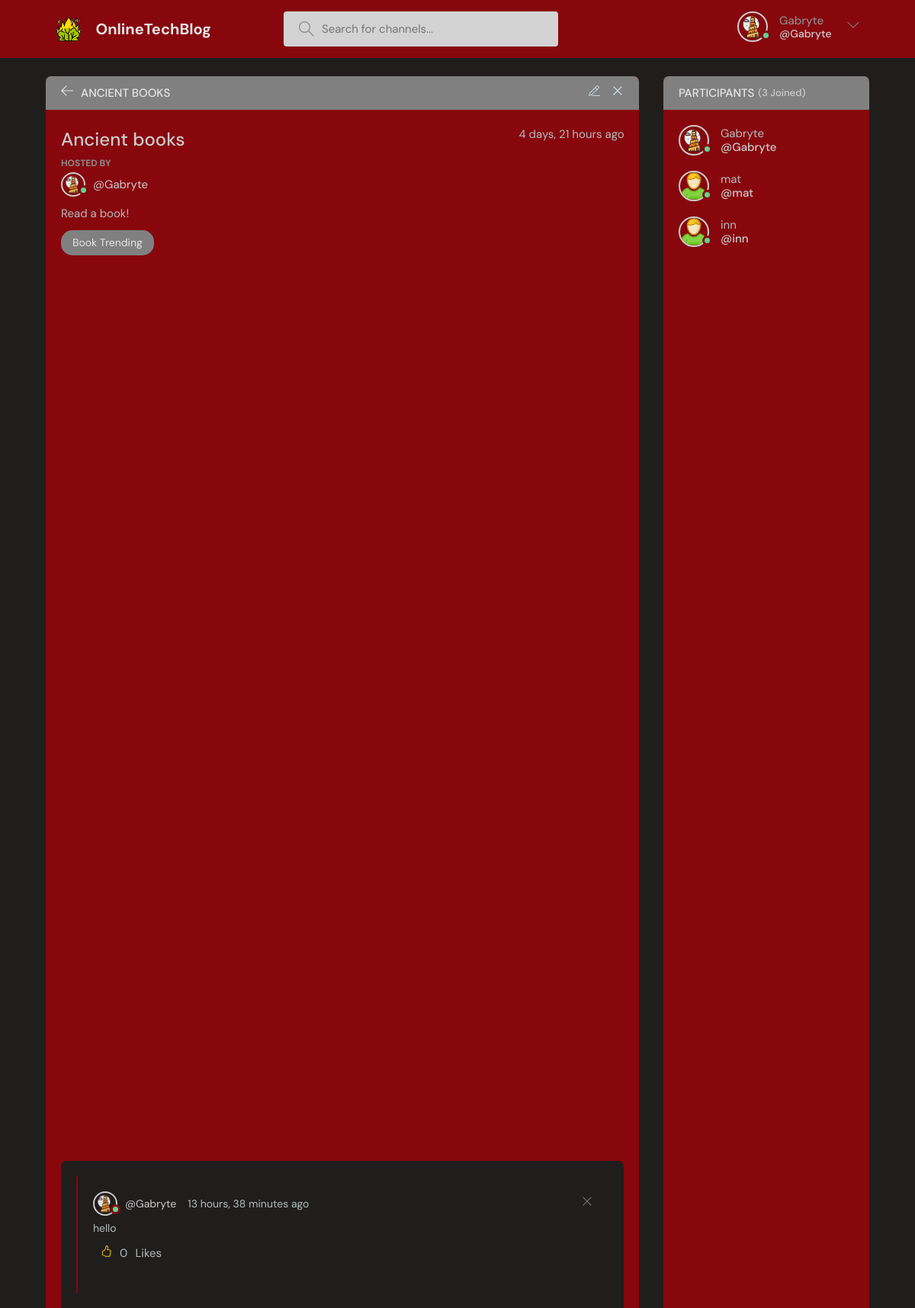
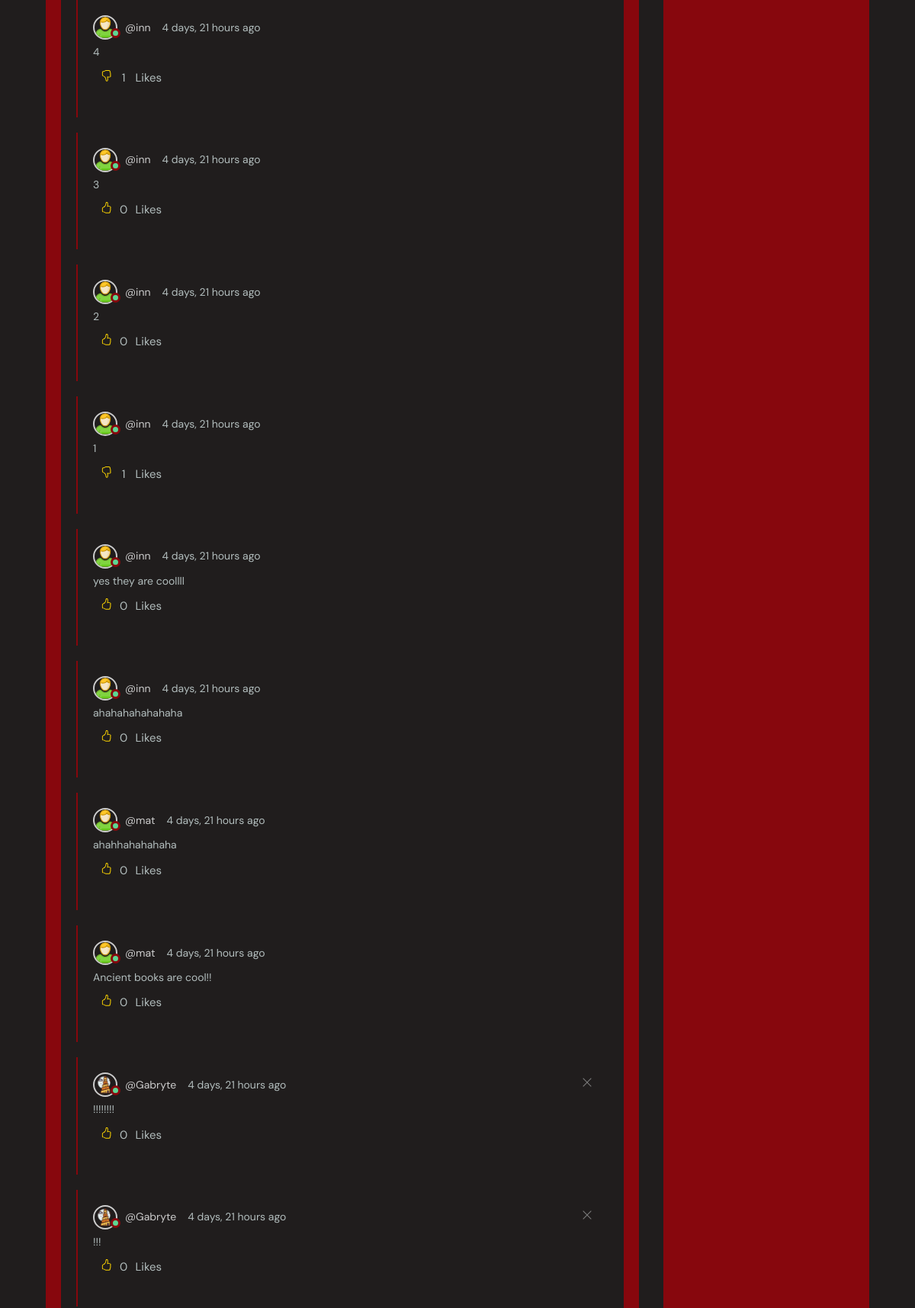
Screenshot of /room/9 (signed in, upper part) with the database file from the repository (2 pictures, top to bottom).
### baseProject/models.py (models this page shows, shortened)
class User(AbstractUser):
    name = models.CharField(max_length=200, null=True)
    surname = models.CharField(max_length=200, null=True)
    email = models.EmailField(unique=True,null=True)
    status = models.TextField(null=True)
    icon = models.ImageField(null=True, default="userBase.svg")
    showFriendsMessages = models.BooleanField(default=False)
    USERNAME_FIELD = 'email'
    REQUIRED_FIELDS = []

class Room(models.Model):
    host = models.ForeignKey(User, on_delete=models.SET_NULL, null=True)
    participants = models.ManyToManyField(User, related_name='participants', blank=True)
    topic = models.ForeignKey(Topic, null=True, blank=True,on_delete=models.SET_NULL)
    name = models.CharField(max_length=200, unique=True)
    description = models.TextField(null=True, blank=True)
    friendsOnly = models.BooleanField(default=False)
    updated = models.DateTimeField(auto_now=True)
    created = models.DateTimeField(auto_now_add=True)
    class Meta:
        ordering = ('-updated','-created')

class Topic(models.Model):
    name = models.CharField(max_length=10, unique=True)
    def __str__(self):
        return self.name

class Message(models.Model):
    user = models.ForeignKey(User, on_delete=models.CASCADE)
    room = models.ForeignKey(Room, on_delete=models.CASCADE)
    body = models.TextField()
    image = models.ImageField(null=True, blank=True)
    updated = models.DateTimeField(auto_now=True)
    created = models.DateTimeField(auto_now_add=True)
    likes = models.ManyToManyField(User, related_name='comment')
    class Meta:
        ordering = ('-updated','-created')

### baseProject/views.py (the view)
# urls.py: path('room/<str:pk>', views.room, name='room'),
def room(request, pk):
    room = Room.objects.get(id=pk)
    defaultLikeValue = True
    q = request.GET.get('q') if request.GET.get('q') != None else ''
    room_messages = room.message_set.all()
    participants = room.participants.all()
    if request.method == 'POST':
        if request.user.is_authenticated:
            if not room.friendsOnly or (room.friendsOnly and checkIfFriends(request.user, room.host)):
                if not request.POST.get('body') and not request.POST.get('image'):  # TODO check for image
                    return redirect('room', pk=room.id)
                else:
                    form = MessageForm(request.POST, request.FILES)
                    if form.is_valid():
                        msg = form.save(commit=False)
                        msg.user = request.user
                        msg.room = room
                        msg.save()
                        room.participants.add(request.user)
                    return redirect('room', pk=room.id)
            else:
                return render(request, 'baseProject/notFriends.html', {'room': room})
        else:
            return redirect('loginPage')
    elif request.method == 'GET':
        if request.user.is_authenticated:
            if q != '':
                msgToLike = Message.objects.get(id=q)
                if msgToLike:
                    if msgToLike.likes.filter(id=request.user.id).exists():
                        msgToLike.likes.remove(request.user)
                        defaultLikeValue = True
                    else:
                        msgToLike.likes.add(request.user)
                        defaultLikeValue = False
                return redirect('room', pk=room.id)
        else:
            return redirect('loginPage')
    context = {'room': room, 'room_messages': room_messages, 'participants': participants, 'def_lik': defaultLikeValue}
    return render(request, 'baseProject/room.html', context)

### baseProject/templates/baseProject/room.html (shortened to what this page needs)
{% extends 'main.html' %}
{% block content %}
    <main class="profile-page layout layout--2">
        <div class="container">
            <div class="room">
                <div class="room__top">
                    <div class="room__topLeft">
                        <a href="{% url 'home' %}">
                            <svg version="1.1" xmlns="http://www.w3.org/2000/svg" width="32" height="32"
                                 viewBox="0 0 32 32">
                                <title>arrow-left</title>
                                <path
                                        d="M13.723 2.286l-13.723 13.714 13.719 13.714 1.616-1.611-10.96-10.96h27.625v-2.286h-27.625l10.965-10.965-1.616-1.607z"
                                ></path>
                            </svg>
                        </a>
                        <h3>{{ room.name }}</h3>
                    </div>
                    {% if room.host == request.user %}
                        <div class="room__topRight">
                            <a href="{% url 'update-room' room.id %}">
                            </a>
                            <a href="{% url 'delete-room' room.id %}">
                                <svg version="1.1" xmlns="http://www.w3.org/2000/svg" width="32" height="32"
                                     viewBox="0 0 32 32">
                                    <title>remove</title>
                                    <path
                                            d="M27.314 6.019l-1.333-1.333-9.98 9.981-9.981-9.981-1.333 1.333 9.981 9.981-9.981 9.98 1.333 1.333 9.981-9.98 9.98 9.98 1.333-1.333-9.98-9.98 9.98-9.981z"
                                    ></path>
                                </svg>
                            </a>
                        </div>
                    {% endif %}
                </div>
                <div class="room__box scroll">
                    <div class="room__header scroll">
                        <div class="room__info">
                            <h3>{{ room.name }}</h3>
                            <span>{{ room.created|timesince }} ago</span>
                        </div>
                        <div class="room__hosted">
                            <p>Hosted By</p>
                            <a href="{% url 'user-profile' room.host.id %}" class="room__author">
                                {% if room.host.is_authenticated %}
                                    <div class="avatar avatar--small active">
                                        <img src="{{ room.host.icon.url }}"/>
                                    </div>
                                {% else %}
                                    <div class="avatar avatar--small">
                                        <img src="{{ room.host.icon.url }}"/>
                                    </div>
                                {% endif %}
                                <span>@{{ room.host.username }}</span>
                            </a>
                        </div>
                        <div class="room__details">
                            {{ room.description }}
                        </div>
                        <span class="room__topics">{{ room.topic }}</span>
                    </div>
                    <div class="room__conversation">
                        <div class="threads scroll">
                            {% for message in room_messages %}
                                <div class="thread">
                                    <div class="thread__top">
                                        <div class="thread__author">
                                            <a href="{% url 'user-profile' message.user.id %}"
                                               class="thread__authorInfo">
                                                {% if message.user.is_authenticated %}
                                                    <div class="avatar avatar--small active">
                                                        <img src="{{ message.user.icon.url }}"/>
                                                    </div>
                                                {% else %}
                                                    <div class="avatar avatar--small">
                                                        <img src="{{ message.user.icon.url }}"/>
                                                    </div>
                                                {% endif %}
                                                <span>@{{ message.user.username }}</span>
                                            </a>
                                            <span class="thread__date">{{ message.created|timesince }} ago</span>
                                        </div>
                                        {% if request.user == message.user %}
                                            <a href="{% url 'delete-comment' message.id %}">
                                                <div class="thread__delete">
                                                    <svg version="1.1" xmlns="http://www.w3.org/2000/svg" width="32"
                                                         height="32" viewBox="0 0 32 32">
                                                        <title>remove</title>
                                                        <path
                                                                d="M27.314 6.019l-1.333-1.333-9.98 9.981-9.981-9.981-1.333 1.333 9.981 9.981-9.981 9.98 1.333 1.333 9.981-9.98 9.98 9.98 1.333-1.333-9.98-9.98 9.98-9.981z"
                                                        ></path>
                                                    </svg>
                                                </div>
                                            </a>
                                        {% endif %}
                                    </div>
                                    <div class="thread__details">
                                        {{ message.body }}
                                    </div>
                                    <div class="like-containers">
                                        <form action="{% url 'room' room.id %}" method="GET">
                                            {% if request.user in message.likes.all %}
                                                <button name="q" value="{{ message.id }}">
                                                </button>
                                            {% else %}
                                                <button name="q" value="{{ message.id }}">
                                                </button>
                                            {% endif %}
                                        </form>
                                        <p>{{ message.likes.count }}<p>
                                        <small>Likes</small>
                                    </div>
                                </div>
                            {% endfor %}
                        </div>
                    </div>
                </div>
            </div>
            <div class="participants">
                <h3 class="follower__top">Participants <span>({{ participants.count }} Joined)</span></h3>
                <div class="participants__list scroll">
                    {% for user in participants %}
                        <a href="{% url 'user-profile' user.id %}" class="participant">
                            {% if user.is_authenticated %}
                                <div class="avatar avatar--medium active">
                                    <img src="{{ user.icon.url }}"/>
                                </div>
                            {% else %}
                                <div class="avatar avatar--medium">
                                    <img src="{{ user.icon.url }}"/>
                                </div>
                            {% endif %}
                            <p>
                                {{ user.username }}
                                <span>@{{ user.username }}</span>
                            </p>
                        </a>
                    {% endfor %}
                </div>
            </div>
        </div>
    </main>
{% endblock content %}

### templates/header.html (shortened to what this page needs)
{% load static %}
    <header class="header header--loggedIn">
      <div class="container">
        <a href="{% url 'home' %}" class="LOGO">
          <img src="{% static  'images/tower.png' %}" />
          <h1>OnlineTechBlog</h1>
        </a>
        <form class="searchBar" method="GET" action="{% url 'home'  %}">
          <label>
            <input name="q" placeholder="Search for channels..." />
          </label>
        </form>
        <nav class="header__menu">
          {% if request.user.is_authenticated %}
          <div class="UserOptions">
            <a href="{% url 'user-profile' request.user.id %}">
              <div class="avatar avatar--medium active">
                <img src="{{request.user.icon.url}}" />
              </div>
              <p>{{ request.user.username }} <span>@{{ request.user.username }}</span></p>
            </a>
            <button class="dropdown-button">
              <svg version="1.1" xmlns="http://www.w3.org/2000/svg" width="32" height="32" viewBox="0 0 32 32">
                <title>chevron-down</title>
                <path d="M16 21l-13-13h-3l16 16 16-16h-3l-13 13z"></path>
              </svg>
            </button>
          </div>
              {% else %}
           <a href="{% url 'loginPage' %}">
            <img src="{% static 'images/emptyusericon.svg' %}"/>
            <p>Login</p>
          </a>
           {% endif %}
        </nav>
      </div>
    </header>

### baseProject/templates/baseProject/room.html (style rules this page uses)
.like-containers { width: 100px; height: auto; padding: 10px 10px 10px 10px; display: flex; align-items: center; justify-content: space-between; flex-direction: row; margin-bottom: 10px; }
.like-containers button { background: none; color: gold; border: none; }

### rows the page displays
User: user.icon (picture), user.username "Gabryte", icon (picture), username "Gabryte"
Room: name "ANCIENT BOOKS", name "Ancient books", created "4 days, 21 hours", host.icon (picture), host.username "Gabryte", description "Read a book!", topic "Book Trending"
Message: user.icon (picture), user.username "Gabryte", created "13 hours, 38 minutes", body "hello", likes.count "0"
Message: user.icon (picture), user.username "inn", created "4 days, 21 hours", body "4", likes.count "1"
Message: user.icon (picture), user.username "inn", created "4 days, 21 hours", body "3", likes.count "0"
Message: user.icon (picture), user.username "inn", created "4 days, 21 hours", body "2", likes.count "0"
Message: user.icon (picture), user.username "inn", created "4 days, 21 hours", body "1", likes.count "1"
Message: user.icon (picture), user.username "inn", created "4 days, 21 hours", body "yes they are coollll", likes.count "0"
Message: user.icon (picture), user.username "inn", created "4 days, 21 hours", body "ahahahahahahaha", likes.count "0"
Message: user.icon (picture), user.username "mat", created "4 days, 21 hours", body "ahahhahahahaha", likes.count "0"
Message: user.icon (picture), user.username "mat", created "4 days, 21 hours", body "Ancient books are cool!!", likes.count "0"
Message: user.icon (picture), user.username "Gabryte", created "4 days, 21 hours", body "!!!!!!!!", likes.count "0"
Message: user.icon (picture), user.username "Gabryte", created "4 days, 21 hours", body "!!!", likes.count "0"
User: icon (picture), username "mat"
User: icon (picture), username "inn"

### other values shown
{{ participants.count }} "3"
